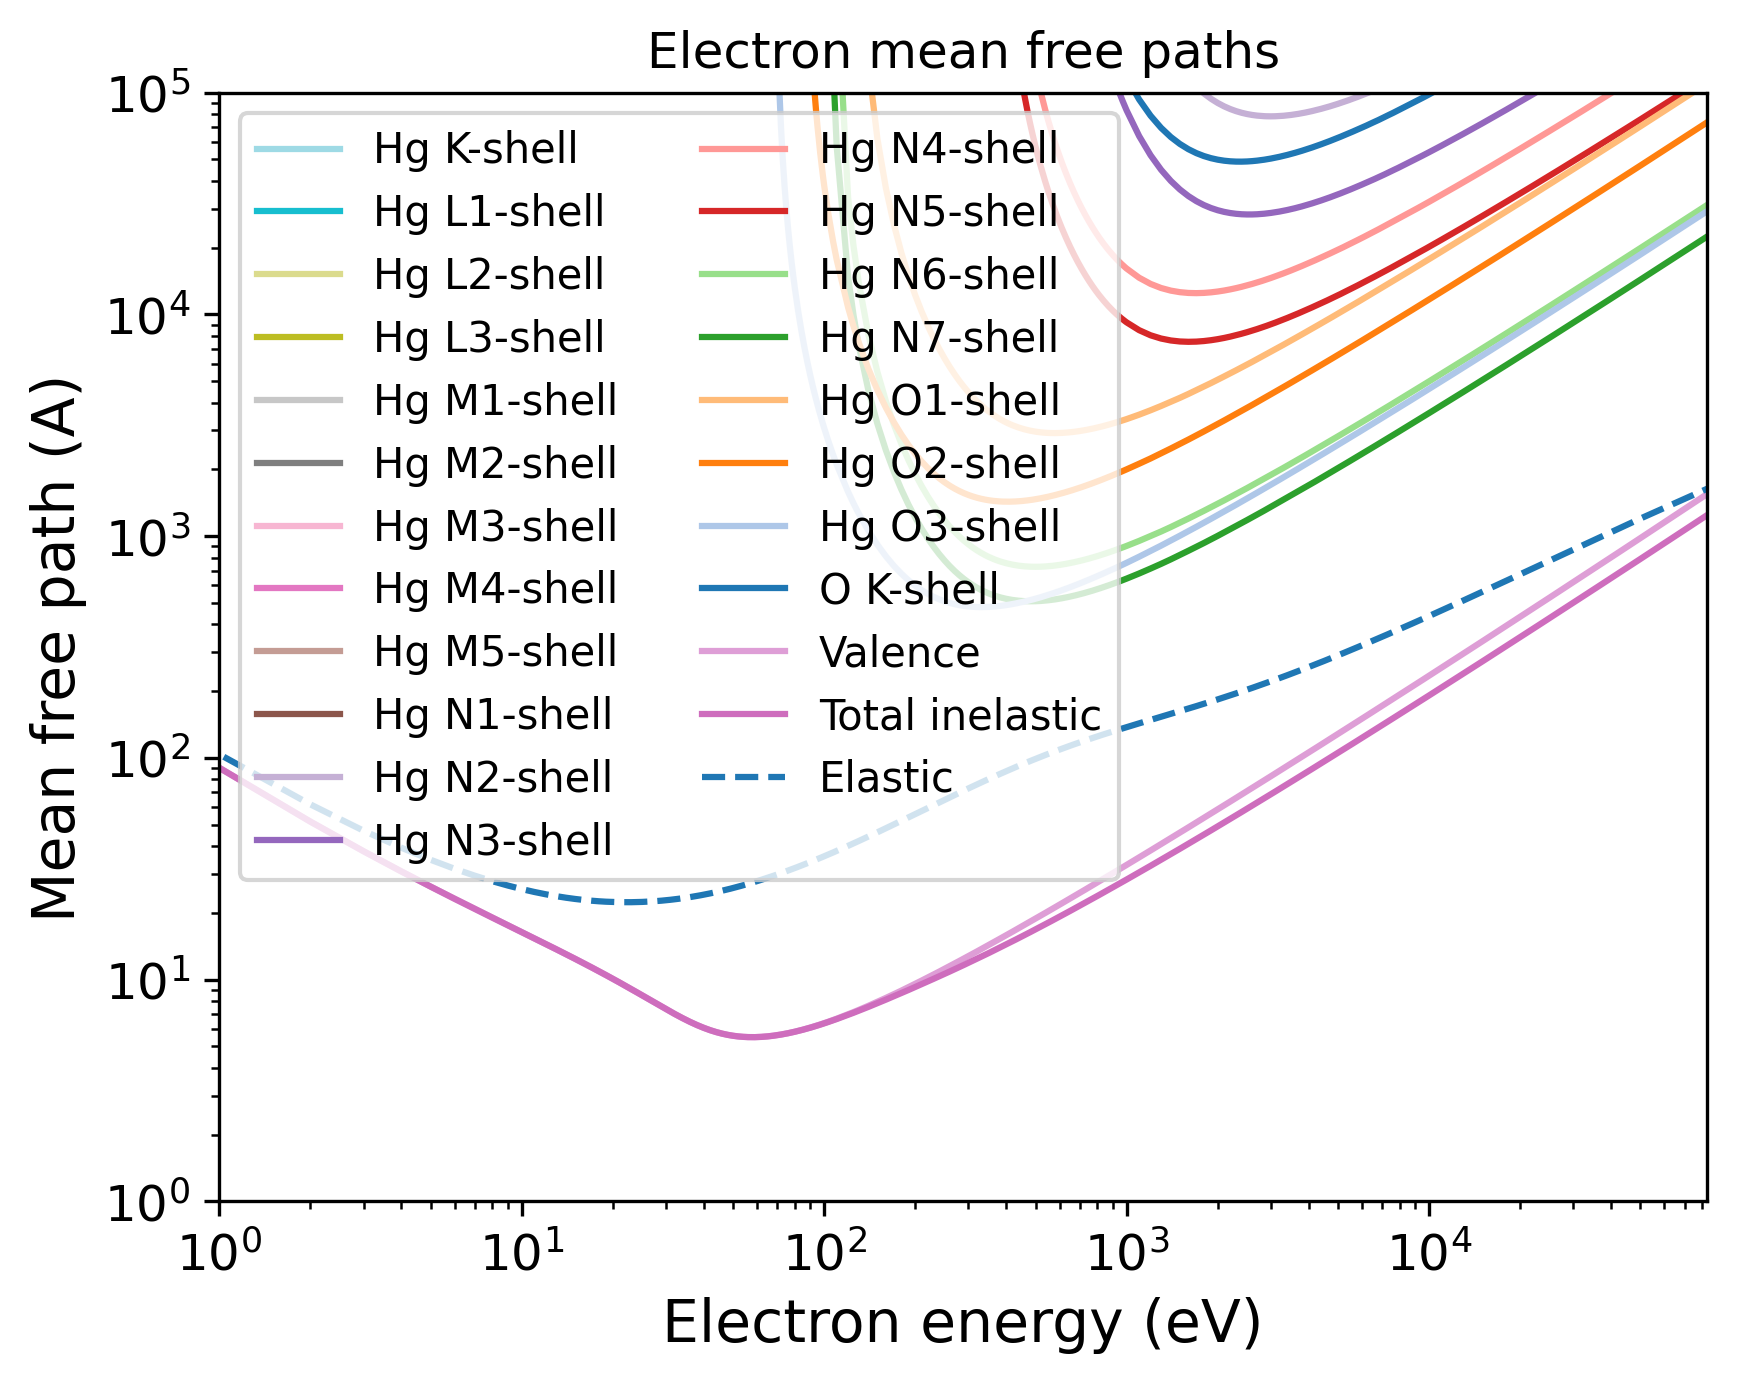

This figure's Python source:
import pandas as pd
import numpy as np
import matplotlib.pyplot as plt
import matplotlib.cm as cm
# Set the format:
plt.xlabel("Electron energy (eV)", fontsize=14)
plt.ylabel("Mean free path (A)", fontsize=14)
plt.xticks(fontsize=12)
plt.yticks(fontsize=12)
plt.grid(False)
# Set the axes:
# Read the output file:
df = pd.read_csv(r"OUTPUT_HgO_Electron_IMFP.dat", sep=r'\s+', header=None, comment="#", skipinitialspace=True)
plt.xscale("log")
plt.yscale("log")
# Prepare the plot:
columns_to_plot = [ 1, 2, 3, 4, 5, 6, 7, 8, 9, 10, 11, 12, 13, 14, 15, 16, 17, 18, 19, 20, 21, 22]
labels = [ "Hg K-shell", "Hg L1-shell", "Hg L2-shell", "Hg L3-shell", "Hg M1-shell", "Hg M2-shell", "Hg M3-shell", "Hg M4-shell", "Hg M5-shell", "Hg N1-shell", "Hg N2-shell", "Hg N3-shell", "Hg N4-shell", "Hg N5-shell", "Hg N6-shell", "Hg N7-shell", "Hg O1-shell", "Hg O2-shell", "Hg O3-shell", "O K-shell", "Valence", "Total inelastic"]
# Create N distinct colors from a colormap
N = len(columns_to_plot)
colors = np.vstack([plt.cm.tab20(np.linspace(1, 0, 20)), plt.cm.tab20b(np.linspace(1, 0, 20))])
# Set line styles:
linestyles = [ "-", "-", "-", "-", "-", "-", "-", "-", "-", "-", "-", "-", "-", "-", "-", "-", "-", "-", "-", "-", "-", "-"]
for i, col in enumerate(columns_to_plot):
    color = colors[i % len(colors)]
    ls    = linestyles[i % len(linestyles)]
    label = labels[i % len(labels)]
    plt.plot(df.iloc[:, 0], df.iloc[:, col],
    color=color,
    label=label,
    linestyle=ls)
# Add a curve from the second file
df2 = pd.read_csv(r"OUTPUT_HgO_Electron_EMFP.dat", sep=r'\s+', header=None, comment="#", skipinitialspace=True)
columns_to_plot2 = [ 3]
labels2 = [ "Elastic"]
# Create second part of the plot:
for col, label in zip(columns_to_plot2, labels2):
    plt.plot(df2.iloc[:, 0], df2.iloc[:, col], label=label, linestyle="--")
plt.xlim(1.00000000,83108.00100000)
plt.ylim(1.00000000,100000.00000000)
plt.title("Electron mean free paths")
plt.legend(loc="best", fontsize=10, ncol=2)
# Save the plot in this format:
plt.savefig("OUTPUT_MFP_electron.png", dpi=300, bbox_inches="tight")
